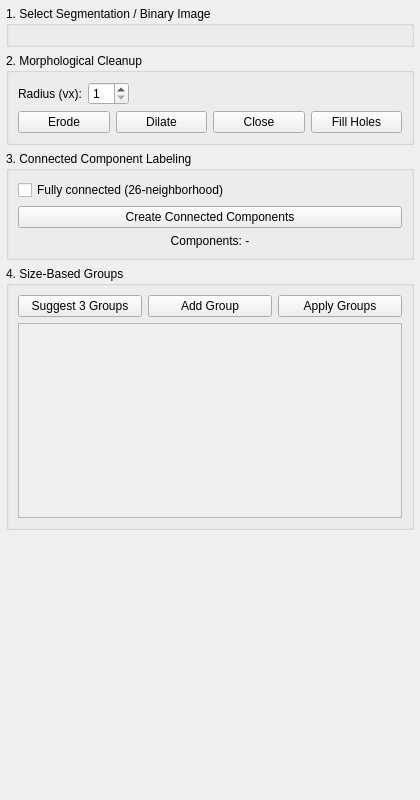
<?xml version="1.0" encoding="UTF-8"?>
<ui version="4.0">
 <class>ConnectedComponentsViewControls</class>
 <widget class="QWidget" name="ConnectedComponentsViewControls">
  <property name="geometry">
   <rect>
    <x>0</x>
    <y>0</y>
    <width>420</width>
    <height>800</height>
   </rect>
  </property>
  <property name="windowTitle">
   <string>Connected Components</string>
  </property>
  <layout class="QVBoxLayout" name="mainLayout">
   <property name="spacing">
    <number>6</number>
   </property>
   <property name="leftMargin">
    <number>6</number>
   </property>
   <property name="topMargin">
    <number>6</number>
   </property>
   <property name="rightMargin">
    <number>6</number>
   </property>
   <property name="bottomMargin">
    <number>6</number>
   </property>

   <!-- =====================================================================
        1. Image selection
        ===================================================================== -->
   <item>
    <widget class="QGroupBox" name="groupBoxImage">
     <property name="title">
      <string>1. Select Segmentation / Binary Image</string>
     </property>
     <layout class="QVBoxLayout" name="layoutImage">
      <item>
       <widget class="QmitkSingleNodeSelectionWidget" name="segmentationSelection" native="true"/>
      </item>
     </layout>
    </widget>
   </item>

   <!-- =====================================================================
        2. Morphological cleanup
        ===================================================================== -->
   <item>
    <widget class="QGroupBox" name="groupBoxMorph">
     <property name="title">
      <string>2. Morphological Cleanup</string>
     </property>
     <layout class="QVBoxLayout" name="layoutMorph">
      <item>
       <layout class="QHBoxLayout" name="layoutRadius">
        <item>
         <widget class="QLabel" name="labelRadius">
          <property name="text">
           <string>Radius (vx):</string>
          </property>
         </widget>
        </item>
        <item>
         <widget class="QSpinBox" name="spinRadius">
          <property name="minimum">
           <number>1</number>
          </property>
          <property name="maximum">
           <number>50</number>
          </property>
          <property name="value">
           <number>1</number>
          </property>
         </widget>
        </item>
        <item>
         <spacer name="spacerRadius">
          <property name="orientation">
           <enum>Qt::Orientation::Horizontal</enum>
          </property>
          <property name="sizeHint" stdset="0">
           <size><width>40</width><height>20</height></size>
          </property>
         </spacer>
        </item>
       </layout>
      </item>
      <item>
       <layout class="QHBoxLayout" name="layoutMorphButtons">
        <item>
         <widget class="QPushButton" name="btnErode">
          <property name="text"><string>Erode</string></property>
          <property name="toolTip"><string>Binary erosion with ball structuring element</string></property>
         </widget>
        </item>
        <item>
         <widget class="QPushButton" name="btnDilate">
          <property name="text"><string>Dilate</string></property>
          <property name="toolTip"><string>Binary dilation with ball structuring element</string></property>
         </widget>
        </item>
        <item>
         <widget class="QPushButton" name="btnClose">
          <property name="text"><string>Close</string></property>
          <property name="toolTip"><string>Binary morphological closing (dilate then erode)</string></property>
         </widget>
        </item>
        <item>
         <widget class="QPushButton" name="btnFillHoles">
          <property name="text"><string>Fill Holes</string></property>
          <property name="toolTip"><string>Fill enclosed holes in the binary mask</string></property>
         </widget>
        </item>
       </layout>
      </item>
     </layout>
    </widget>
   </item>

   <!-- =====================================================================
        3. Connected Components
        ===================================================================== -->
   <item>
    <widget class="QGroupBox" name="groupBoxCC">
     <property name="title">
      <string>3. Connected Component Labeling</string>
     </property>
     <layout class="QVBoxLayout" name="layoutCC">
      <item>
       <layout class="QHBoxLayout" name="layoutCCOptions">
        <item>
         <widget class="QCheckBox" name="checkFullyConnected">
          <property name="text"><string>Fully connected (26-neighborhood)</string></property>
          <property name="toolTip">
           <string>Use 26-connectivity (true) or 6-connectivity (false) in 3D</string>
          </property>
         </widget>
        </item>
       </layout>
      </item>
      <item>
       <widget class="QPushButton" name="btnCreateCC">
        <property name="text"><string>Create Connected Components</string></property>
        <property name="toolTip">
         <string>Run ITK ConnectedComponentImageFilter on the selected image</string>
        </property>
       </widget>
      </item>
      <item>
       <widget class="QLabel" name="labelStats">
        <property name="text"><string>Components: -</string></property>
        <property name="alignment">
         <set>Qt::AlignmentFlag::AlignCenter</set>
        </property>
        <property name="wordWrap"><bool>true</bool></property>
       </widget>
      </item>
     </layout>
    </widget>
   </item>

   <!-- =====================================================================
        4 + 5. Groups
        ===================================================================== -->
   <item>
    <widget class="QGroupBox" name="groupBoxGroups">
     <property name="title">
      <string>4. Size-Based Groups</string>
     </property>
     <layout class="QVBoxLayout" name="layoutGroups">

      <!-- Suggest / Add / Apply toolbar -->
      <item>
       <layout class="QHBoxLayout" name="layoutGroupButtons">
        <item>
         <widget class="QPushButton" name="btnSuggestGroups">
          <property name="text"><string>Suggest 3 Groups</string></property>
          <property name="toolTip">
           <string>Automatically initialise 3 groups based on 33 %% / 67 %% size quantiles</string>
          </property>
         </widget>
        </item>
        <item>
         <widget class="QPushButton" name="btnAddGroup">
          <property name="text"><string>Add Group</string></property>
          <property name="toolTip"><string>Add a new empty group manually</string></property>
         </widget>
        </item>
        <item>
         <widget class="QPushButton" name="btnApplyGroups">
          <property name="text"><string>Apply Groups</string></property>
          <property name="toolTip">
           <string>Create a color-coded MultiLabel segmentation based on the current groups</string>
          </property>
         </widget>
        </item>
       </layout>
      </item>

      <!-- Scroll area that holds the QmitkGroupWidget instances -->
      <item>
       <widget class="QScrollArea" name="groupScrollArea">
        <property name="widgetResizable"><bool>true</bool></property>
        <property name="minimumHeight"><number>200</number></property>
        <widget class="QWidget" name="scrollAreaWidgetContents">
         <property name="geometry">
          <rect><x>0</x><y>0</y><width>400</width><height>400</height></rect>
         </property>
        </widget>
       </widget>
      </item>

     </layout>
    </widget>
   </item>

   <!-- Vertical spacer at bottom -->
   <item>
    <spacer name="verticalSpacerBottom">
     <property name="orientation">
      <enum>Qt::Orientation::Vertical</enum>
     </property>
     <property name="sizeHint" stdset="0">
      <size><width>20</width><height>20</height></size>
     </property>
    </spacer>
   </item>

  </layout>
 </widget>

 <!-- Custom widgets declarations -->
 <customwidgets>
  <customwidget>
   <class>QmitkSingleNodeSelectionWidget</class>
   <extends>QWidget</extends>
   <header>QmitkSingleNodeSelectionWidget.h</header>
   <container>0</container>
  </customwidget>
 </customwidgets>

 <resources/>
 <connections/>
</ui>
